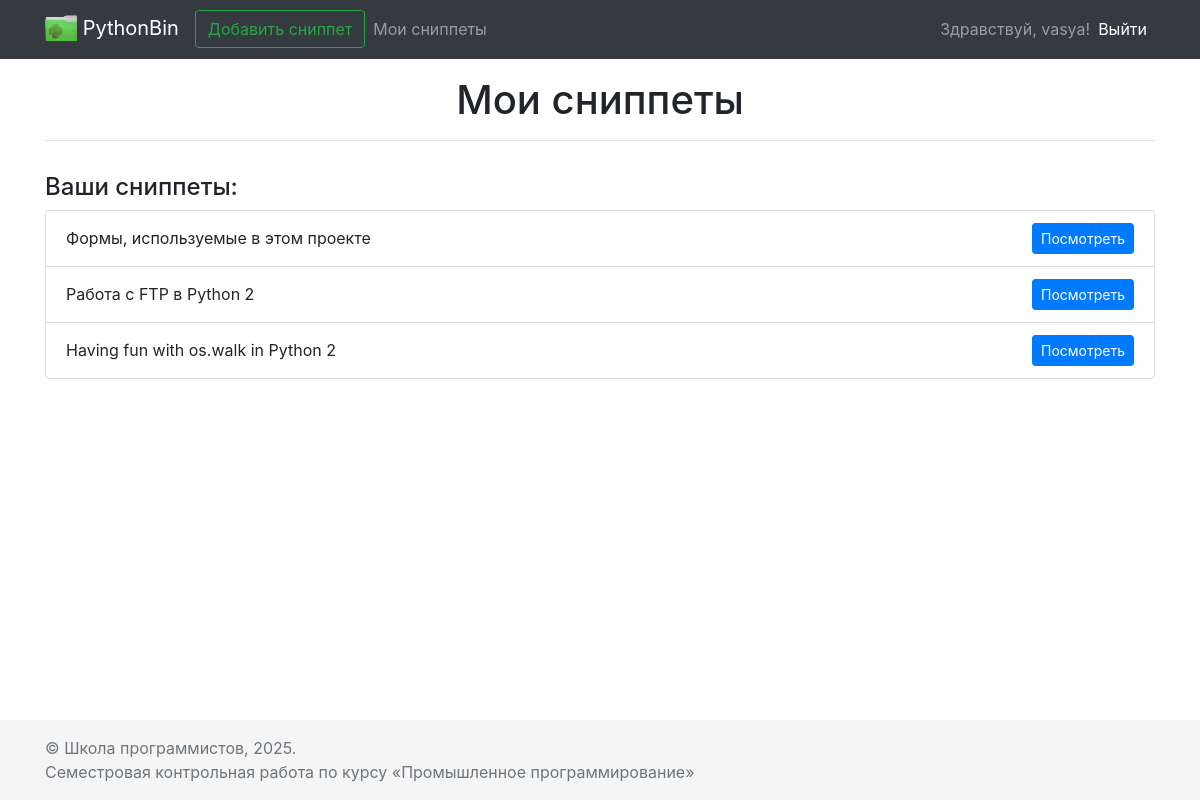
The page /my-snippets/ (signed in) on the database as committed earlier.
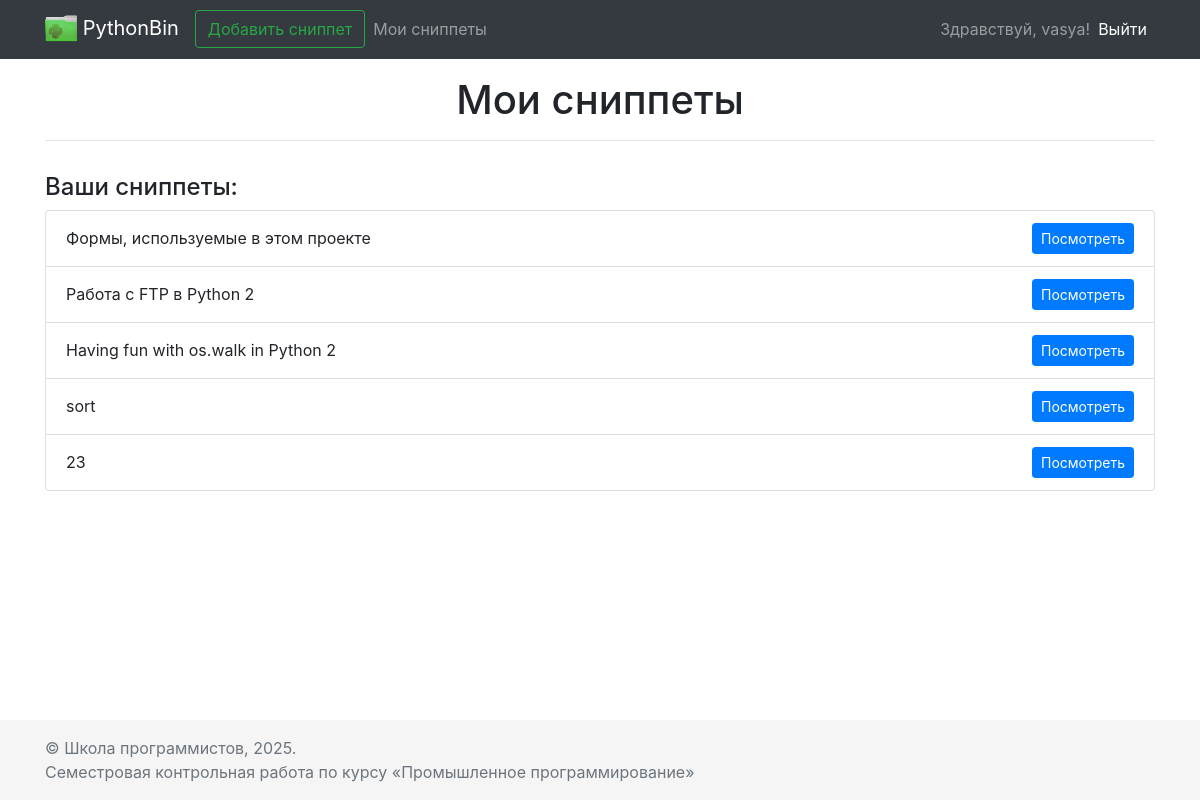
The same page on the database as committed later.
### main/models.py (models this page shows)
class Snippet(models.Model):
    name = models.CharField(max_length=200)
    code = models.TextField(max_length=5000)
    creation_date = models.DateTimeField()
    user = models.ForeignKey(to=User, on_delete=models.CASCADE,
                             blank=True, null=True)  # can be empty due to usage of AnonymousUser

### main/views.py (the view)
# urls.py: path('my-snippets/', views.my_snippets_page, name='my_snippets'),
def my_snippets_page(request):
    context = {
        'pagename': 'Мои сниппеты',
        'snippets': Snippet.objects.filter(user=request.user),
    }
    return render(request, 'pages/my_snippets.html', context)

### main/templates/pages/my_snippets.html
{% extends 'base.html' %}
{% block pagename %}
<div class="row">
    <div class="col text-center">
        <h1>{{ pagename }}</h1>
        <hr>
    </div>
</div>
{% endblock %}
{% block content %}
<div class="row mt-3">
    <div class="col">
        <h4>Ваши сниппеты:</h4>
        {% if snippets %}
        <ul class="list-group">
            {% for snippet in snippets %}
            <li class="list-group-item d-flex justify-content-between align-items-center">
                <span>{{ snippet.name }}</span>
                <a href="{% url 'view_snippet' snippet.id %}" class="btn btn-primary btn-sm">Посмотреть</a>
            </li>
            {% endfor %}
        </ul>
        {% else %}
        <p>У вас пока нет загруженных сниппетов.</p>
        {% endif %}
    </div>
</div>
{% endblock %}

### main/templates/base.html (shortened to what this page needs)
{% load static %}
<!doctype html>
<html lang="en" class="h-100">
    <head>
        {% block base_css %}
        <link rel="stylesheet" href="{% static 'css/bootstrap.min.css' %}">
        <link rel="stylesheet" href="{% static 'css/sticky-footer-navbar.css' %}">
        {% endblock %}
        {% block extra_css %}
        <link rel="stylesheet" href="https://cdnjs.cloudflare.com/ajax/libs/highlight.js/11.8.0/styles/default.min.css">
        {% endblock %}
    </head>
    <body class="d-flex flex-column h-100">
        <header>
            {% block header %}
                {% include 'header.html' %}
            {% endblock %}
        </header>
        <main role="main" class="mt-3 flex-shrink-0">
            <div class="container">
                {% block pagename %}{% endblock %}
                {% block content %}
                {% endblock %}
            </div>
        </main>
        <footer class="footer mt-auto py-3">
            {% block footer %}
                {% include 'footer.html' %}
            {% endblock %}
        </footer>
    </body>
</html>

### main/templates/header.html (shortened to what this page needs)
{% load static %}
<nav class="navbar navbar-expand-md navbar-dark fixed-top bg-dark">
    <div class="container">
        <a class="navbar-brand" href="{% url 'index' %}">
            <img src="{% static 'images/logo.png' %}" width="32" height="32" alt="">
            PythonBin
        </a>
        <div class="collapse navbar-collapse" id="navbarCollapse">
            <ul class="navbar-nav mr-auto">
                <li class="form-inline">
                    <a class="btn btn-outline-success" href="{% url 'add_snippet' %}">Добавить сниппет</a>
                </li>
                {% if request.user.is_authenticated %}
                    <li class="nav-item"><a class="nav-link" href="{% url 'my_snippets' %}">Мои сниппеты</a></li>
                {% endif %}
            </ul>
            {% if request.user.is_authenticated %}
                <ul class="navbar-nav mr-right">
                    <span class="navbar-text">
                        Здравствуй, {{ request.user.username }}!
                    </span>
                    <li class="nav-item active"><a class="nav-link" href="{% url 'logout' %}">Выйти</a></li>
                </ul>
            {% endif %}
        </div>
    </div>
</nav>

### main/templates/footer.html
<div class="container">
    {% block footer %}
    <span class="text-muted">
        &copy; Школа программистов, {% now "Y" %}. <br>
        Семестровая контрольная работа по курсу &laquo;Промышленное программирование&raquo;
    </span>
    {% endblock %}
</div>

### static/css/sticky-footer-navbar.css (style rules this page uses)
main > .container { padding: 60px 15px 0; }
.footer { background-color: #f5f5f5; }
.footer > .container { padding-right: 15px; padding-left: 15px; }

Rows that differ between the two databases and show on the page:
added Snippet: name "sort"
added Snippet: name "23"
